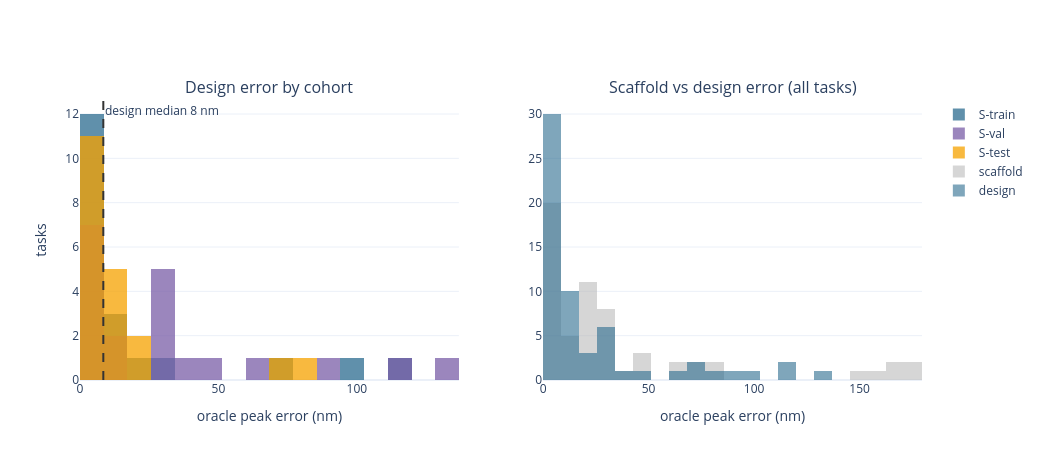

Notebook source saved alongside this figure:
### Markdown cell above
## 6. Distribution of the design errors

Histogram of the **oracle peak error of the best design** (nm) per cohort — the residual distance to the target after design. **Left:** design error split by cohort. **Right:** the scaffold (round-0) error vs the best-design error across all tasks — the leftward shift is the improvement design bought.

### Code cell
# ---- distribution of the design (best-round) oracle error, vs the scaffold baseline ----
print("oracle peak error (nm): scaffold -> best design")
for label in COHORTS.values():
    s = best[best.cohort == label]
    if not len(s):
        continue
    print(f"  {label:8}: n={len(s):2d}  scaffold mean {s.scaf_err.mean():5.1f} / median {s.scaf_err.median():5.1f}"
          f"   ->   design mean {s.best_err.mean():5.1f} / median {s.best_err.median():5.1f} nm")
print(f"  {'ALL':8}: n={len(best):2d}  scaffold mean {best.scaf_err.mean():5.1f} / median {best.scaf_err.median():5.1f}"
      f"   ->   design mean {best.best_err.mean():5.1f} / median {best.best_err.median():5.1f} nm")

from plotly.subplots import make_subplots
mx = float(best[["scaf_err", "best_err"]].max().max()) * 1.05
sz = mx / 22
fig = make_subplots(rows=1, cols=2, subplot_titles=("Design error by cohort", "Scaffold vs design error (all tasks)"))
# left: design error split by cohort
for label in COHORTS.values():
    s = best[best.cohort == label]
    if not len(s):
        continue
    fig.add_trace(go.Histogram(x=s["best_err"], xbins=dict(start=0, end=mx, size=sz),
                               name=label, marker_color=COLOR[label], opacity=0.75), 1, 1)
# right: scaffold (before) vs design (after) across all tasks
fig.add_trace(go.Histogram(x=best["scaf_err"], xbins=dict(start=0, end=mx, size=sz),
                           name="scaffold", marker_color="#bbbbbb", opacity=0.6), 1, 2)
fig.add_trace(go.Histogram(x=best["best_err"], xbins=dict(start=0, end=mx, size=sz),
                           name="design", marker_color="#2b6c8f", opacity=0.6), 1, 2)
fig.add_vline(x=float(best["best_err"].median()), line_dash="dash", line_color="#333", row=1, col=1,
              annotation_text=f"design median {best['best_err'].median():.0f} nm")
fig.update_xaxes(title_text="oracle peak error (nm)", row=1, col=1)
fig.update_xaxes(title_text="oracle peak error (nm)", row=1, col=2)
fig.update_yaxes(title_text="tasks", row=1, col=1)
fig.update_layout(barmode="overlay", template=pio_tmpl, width=1040, height=460, legend_title_text="")
fig.show()

### Figure 1 — Plotly figure (JSON) as saved in the notebook; plotly's stock layout.template omitted (floating-point values rounded to 4 significant figures)
{"data": [{"marker": {"color": "#2b6c8f"}, "name": "S-train", "opacity": 0.75, "type": "histogram", "x": [4.25, 1.71, 114.9, 73.75, 3.53, 5.49, 3.99, 0.77, 98.0, 11.04, 1.39, 4.71, 2.57, 2.0, 1.97, 9.0, 17.89, 26.82, 14.17, 1.33], "xaxis": "x", "xbins": {"end": 188.1, "size": 8.552, "start": 0}, "yaxis": "y"}, {"marker": {"color": "#7a5ea8"}, "name": "S-val", "opacity": 0.75, "type": "histogram", "x": [6.71, 4.08, 3.17, 85.74, 133.8, 116.1, 2.73, 16.96, 7.7, 34.4, 33.81, 2.41, 31.01, 30.71, 30.43, 45.6, 11.11, 65.53, 2.96, 32.73], "xaxis": "x", "xbins": {"end": 188.1, "size": 8.552, "start": 0}, "yaxis": "y"}, {"marker": {"color": "#f6a200"}, "name": "S-test", "opacity": 0.75, "type": "histogram", "x": [23.24, 3.56, 7.84, 5.39, 11.96, 2.34, 1.03, 16.77, 11.05, 9.38, 6.26, 7.31, 23.23, 3.23, 4.67, 9.1, 80.53, 4.06, 5.53, 72.28], "xaxis": "x", "xbins": {"end": 188.1, "size": 8.552, "start": 0}, "yaxis": "y"}, {"marker": {"color": "#bbbbbb"}, "name": "scaffold", "opacity": 0.6, "type": "histogram", "x": [80.82, 1.63, 10.65, 11.25, 15.58, 23.19, 8.36, 7.43, 161.2, 32.09, 1.11, 43.27, 1.08, 0.91, 5.58, 35.86, 19.25, 23.69, 20.51, 8.34, 45.02, 4.25, 74.38, 170.8, 179.2, 167.5, 2.86, 24.82, 17.51, 69.61, 68.1, 17.3, 47.45, 34.14, 31.6, 67.41, 31.38, 30.26, 7.87, 23.88, 29.39, 32.94, 4.69, 11.86, 12.48, 5.16, 6.61, 23.52, 23.95, 21.1, 4.19, 6.11, 28.22, 7.86, 0.15, 7.53, 151.1, 0.95, 80.63, 177.5], "xaxis": "x2", "xbins": {"end": 188.1, "size": 8.552, "start": 0}, "yaxis": "y2"}, {"marker": {"color": "#2b6c8f"}, "name": "design", "opacity": 0.6, "type": "histogram", "x": [4.25, 1.71, 114.9, 73.75, 3.53, 5.49, 3.99, 0.77, 98.0, 11.04, 1.39, 4.71, 2.57, 2.0, 1.97, 9.0, 17.89, 26.82, 14.17, 1.33, 6.71, 4.08, 3.17, 85.74, 133.8, 116.1, 2.73, 16.96, 7.7, 34.4, 33.81, 2.41, 31.01, 30.71, 30.43, 45.6, 11.11, 65.53, 2.96, 32.73, 23.24, 3.56, 7.84, 5.39, 11.96, 2.34, 1.03, 16.77, 11.05, 9.38, 6.26, 7.31, 23.23, 3.23, 4.67, 9.1, 80.53, 4.06, 5.53, 72.28], "xaxis": "x2", "xbins": {"end": 188.1, "size": 8.552, "start": 0}, "yaxis": "y2"}], "layout": {"annotations": [{"font": {"size": 16}, "showarrow": false, "text": "Design error by cohort", "x": 0.225, "xanchor": "center", "xref": "paper", "y": 1, "yanchor": "bottom", "yref": "paper"}, {"font": {"size": 16}, "showarrow": false, "text": "Scaffold vs design error (all tasks)", "x": 0.775, "xanchor": "center", "xref": "paper", "y": 1, "yanchor": "bottom", "yref": "paper"}, {"showarrow": false, "text": "design median 8 nm", "x": 8.42, "xanchor": "left", "xref": "x", "y": 1, "yanchor": "top", "yref": "y domain"}], "barmode": "overlay", "height": 460, "legend": {"title": {"text": ""}}, "shapes": [{"line": {"color": "#333", "dash": "dash"}, "type": "line", "x0": 8.42, "x1": 8.42, "xref": "x", "y0": 0, "y1": 1, "yref": "y domain"}], "width": 1040, "xaxis": {"anchor": "y", "domain": [0, 0.45], "title": {"text": "oracle peak error (nm)"}}, "xaxis2": {"anchor": "y2", "domain": [0.55, 1], "title": {"text": "oracle peak error (nm)"}}, "yaxis": {"anchor": "x", "domain": [0, 1], "title": {"text": "tasks"}}, "yaxis2": {"anchor": "x2", "domain": [0, 1]}}}
